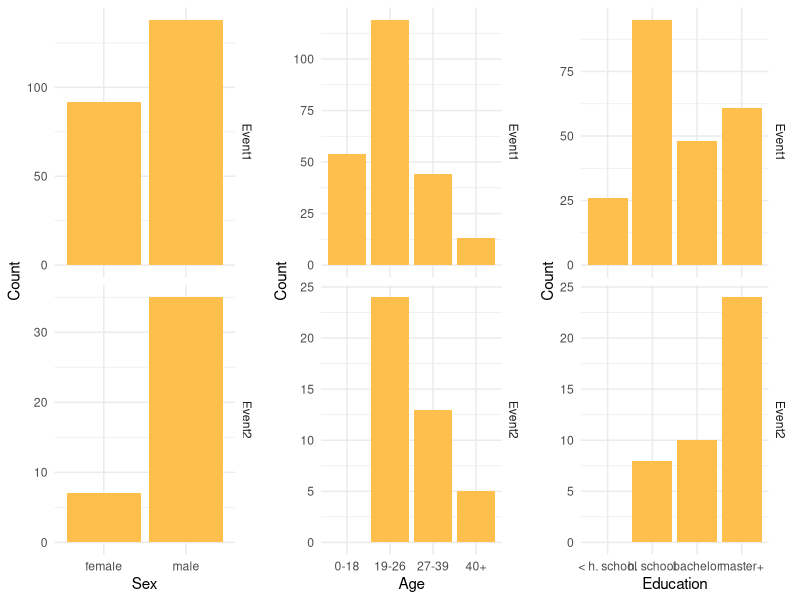

R code for this plot:
# Script plotting demographics data
library(ggplot2)
library(dplyr)
library(ggpubr)

df <- read.csv("./data/ramai-human/demographics.csv")

df$sex <- factor(df$sex, levels = c("female", "male"))
df$age <- factor(df$age, levels = c("0-18", "19-26", "27-39", "40+"))
df$education <- factor(df$education, levels = c(
  "< h. school",
  "h. school",
  "bachelor",
  "master+"
))

p1 <- ggplot(df, aes(x = sex)) +
  geom_bar(fill = rgb(1, 0.75, 0.3)) +
  labs(x = "Sex", y = "Count") +
  facet_grid(rows = vars(group), scales = "free_y") +
  theme_minimal()

p2 <- ggplot(df, aes(x = age)) +
  geom_bar(fill = rgb(1, 0.75, 0.3)) +
  labs(x = "Age", y = "Count") +
  facet_grid(rows = vars(group), scales = "free_y") +
  theme_minimal()

p3 <- ggplot(df, aes(x = education)) +
  geom_bar(fill = rgb(1, 0.75, 0.3)) +
  labs(x = "Education", y = "Count") +
  facet_grid(rows = vars(group), scales = "free_y") +
  theme_minimal()

plt <- ggarrange(p1, p2, p3, nrow = 1, ncol = 3)

plot_path <- paste0("./plots/", "demographics.png")
ggsave(plot_path, plt, device = "png", width = 10)